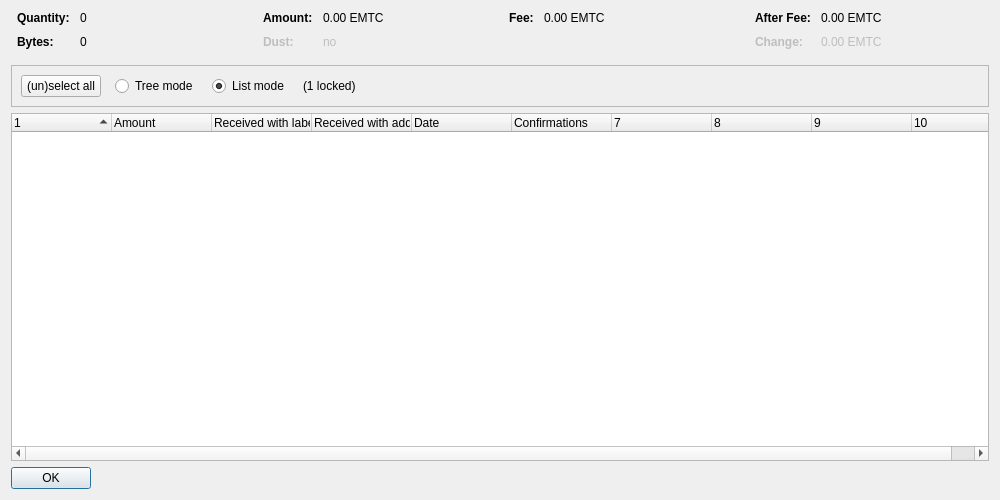
<?xml version="1.0" encoding="UTF-8"?>
<ui version="4.0">
 <class>CoinControlDialog</class>
 <widget class="QDialog" name="CoinControlDialog">
  <property name="geometry">
   <rect>
    <x>0</x>
    <y>0</y>
    <width>1000</width>
    <height>500</height>
   </rect>
  </property>
  <property name="windowTitle">
   <string>Coin Selection</string>
  </property>
  <layout class="QVBoxLayout" name="verticalLayout">
   <item>
    <layout class="QHBoxLayout" name="horizontalLayoutTop" stretch="0,0,0,0">
     <property name="topMargin">
      <number>0</number>
     </property>
     <property name="bottomMargin">
      <number>10</number>
     </property>
     <item>
      <layout class="QFormLayout" name="formLayoutCoinControl1">
       <property name="horizontalSpacing">
        <number>10</number>
       </property>
       <property name="verticalSpacing">
        <number>10</number>
       </property>
       <property name="leftMargin">
        <number>6</number>
       </property>
       <property name="rightMargin">
        <number>6</number>
       </property>
       <item row="0" column="0">
        <widget class="QLabel" name="labelCoinControlQuantityText">
         <property name="font">
          <font>
           <weight>75</weight>
           <bold>true</bold>
          </font>
         </property>
         <property name="text">
          <string>Quantity:</string>
         </property>
        </widget>
       </item>
       <item row="0" column="1">
        <widget class="QLabel" name="labelCoinControlQuantity">
         <property name="cursor">
          <cursorShape>IBeamCursor</cursorShape>
         </property>
         <property name="contextMenuPolicy">
          <enum>Qt::ActionsContextMenu</enum>
         </property>
         <property name="text">
          <string notr="true">0</string>
         </property>
         <property name="textInteractionFlags">
          <set>Qt::LinksAccessibleByMouse|Qt::TextSelectableByKeyboard|Qt::TextSelectableByMouse</set>
         </property>
        </widget>
       </item>
       <item row="1" column="0">
        <widget class="QLabel" name="labelCoinControlBytesText">
         <property name="font">
          <font>
           <weight>75</weight>
           <bold>true</bold>
          </font>
         </property>
         <property name="text">
          <string>Bytes:</string>
         </property>
        </widget>
       </item>
       <item row="1" column="1">
        <widget class="QLabel" name="labelCoinControlBytes">
         <property name="cursor">
          <cursorShape>IBeamCursor</cursorShape>
         </property>
         <property name="contextMenuPolicy">
          <enum>Qt::ActionsContextMenu</enum>
         </property>
         <property name="text">
          <string notr="true">0</string>
         </property>
         <property name="textInteractionFlags">
          <set>Qt::LinksAccessibleByMouse|Qt::TextSelectableByKeyboard|Qt::TextSelectableByMouse</set>
         </property>
        </widget>
       </item>
      </layout>
     </item>
     <item>
      <layout class="QFormLayout" name="formLayoutCoinControl2">
       <property name="horizontalSpacing">
        <number>10</number>
       </property>
       <property name="verticalSpacing">
        <number>10</number>
       </property>
       <property name="leftMargin">
        <number>6</number>
       </property>
       <property name="rightMargin">
        <number>6</number>
       </property>
       <item row="0" column="0">
        <widget class="QLabel" name="labelCoinControlAmountText">
         <property name="font">
          <font>
           <weight>75</weight>
           <bold>true</bold>
          </font>
         </property>
         <property name="text">
          <string>Amount:</string>
         </property>
        </widget>
       </item>
       <item row="0" column="1">
        <widget class="QLabel" name="labelCoinControlAmount">
         <property name="cursor">
          <cursorShape>IBeamCursor</cursorShape>
         </property>
         <property name="contextMenuPolicy">
          <enum>Qt::ActionsContextMenu</enum>
         </property>
         <property name="text">
          <string notr="true">0.00 EMTC</string>
         </property>
         <property name="textInteractionFlags">
          <set>Qt::LinksAccessibleByMouse|Qt::TextSelectableByKeyboard|Qt::TextSelectableByMouse</set>
         </property>
        </widget>
       </item>
       <item row="1" column="0">
        <widget class="QLabel" name="labelCoinControlLowOutputText">
         <property name="enabled">
          <bool>false</bool>
         </property>
         <property name="font">
          <font>
           <weight>75</weight>
           <bold>true</bold>
          </font>
         </property>
         <property name="text">
          <string>Dust:</string>
         </property>
        </widget>
       </item>
       <item row="1" column="1">
        <widget class="QLabel" name="labelCoinControlLowOutput">
         <property name="enabled">
          <bool>false</bool>
         </property>
         <property name="cursor">
          <cursorShape>IBeamCursor</cursorShape>
         </property>
         <property name="contextMenuPolicy">
          <enum>Qt::ActionsContextMenu</enum>
         </property>
         <property name="text">
          <string notr="true">no</string>
         </property>
         <property name="textInteractionFlags">
          <set>Qt::LinksAccessibleByMouse|Qt::TextSelectableByKeyboard|Qt::TextSelectableByMouse</set>
         </property>
        </widget>
       </item>
      </layout>
     </item>
     <item>
      <layout class="QFormLayout" name="formLayoutCoinControl3">
       <property name="horizontalSpacing">
        <number>10</number>
       </property>
       <property name="verticalSpacing">
        <number>10</number>
       </property>
       <property name="leftMargin">
        <number>6</number>
       </property>
       <property name="rightMargin">
        <number>6</number>
       </property>
       <item row="0" column="0">
        <widget class="QLabel" name="labelCoinControlFeeText">
         <property name="font">
          <font>
           <weight>75</weight>
           <bold>true</bold>
          </font>
         </property>
         <property name="text">
          <string>Fee:</string>
         </property>
        </widget>
       </item>
       <item row="0" column="1">
        <widget class="QLabel" name="labelCoinControlFee">
         <property name="cursor">
          <cursorShape>IBeamCursor</cursorShape>
         </property>
         <property name="contextMenuPolicy">
          <enum>Qt::ActionsContextMenu</enum>
         </property>
         <property name="text">
          <string notr="true">0.00 EMTC</string>
         </property>
         <property name="textInteractionFlags">
          <set>Qt::LinksAccessibleByMouse|Qt::TextSelectableByKeyboard|Qt::TextSelectableByMouse</set>
         </property>
        </widget>
       </item>
      </layout>
     </item>
     <item>
      <layout class="QFormLayout" name="formLayoutCoinControl4">
       <property name="horizontalSpacing">
        <number>10</number>
       </property>
       <property name="verticalSpacing">
        <number>10</number>
       </property>
       <property name="leftMargin">
        <number>6</number>
       </property>
       <property name="rightMargin">
        <number>6</number>
       </property>
       <item row="0" column="0">
        <widget class="QLabel" name="labelCoinControlAfterFeeText">
         <property name="font">
          <font>
           <weight>75</weight>
           <bold>true</bold>
          </font>
         </property>
         <property name="text">
          <string>After Fee:</string>
         </property>
        </widget>
       </item>
       <item row="0" column="1">
        <widget class="QLabel" name="labelCoinControlAfterFee">
         <property name="cursor">
          <cursorShape>IBeamCursor</cursorShape>
         </property>
         <property name="contextMenuPolicy">
          <enum>Qt::ActionsContextMenu</enum>
         </property>
         <property name="text">
          <string notr="true">0.00 EMTC</string>
         </property>
         <property name="textInteractionFlags">
          <set>Qt::LinksAccessibleByMouse|Qt::TextSelectableByKeyboard|Qt::TextSelectableByMouse</set>
         </property>
        </widget>
       </item>
       <item row="1" column="0">
        <widget class="QLabel" name="labelCoinControlChangeText">
         <property name="enabled">
          <bool>false</bool>
         </property>
         <property name="font">
          <font>
           <weight>75</weight>
           <bold>true</bold>
          </font>
         </property>
         <property name="text">
          <string>Change:</string>
         </property>
        </widget>
       </item>
       <item row="1" column="1">
        <widget class="QLabel" name="labelCoinControlChange">
         <property name="enabled">
          <bool>false</bool>
         </property>
         <property name="cursor">
          <cursorShape>IBeamCursor</cursorShape>
         </property>
         <property name="contextMenuPolicy">
          <enum>Qt::ActionsContextMenu</enum>
         </property>
         <property name="text">
          <string notr="true">0.00 EMTC</string>
         </property>
         <property name="textInteractionFlags">
          <set>Qt::LinksAccessibleByMouse|Qt::TextSelectableByKeyboard|Qt::TextSelectableByMouse</set>
         </property>
        </widget>
       </item>
      </layout>
     </item>
    </layout>
   </item>
   <item>
    <widget class="QFrame" name="frame">
     <property name="minimumSize">
      <size>
       <width>0</width>
       <height>40</height>
      </size>
     </property>
     <property name="frameShape">
      <enum>QFrame::StyledPanel</enum>
     </property>
     <property name="frameShadow">
      <enum>QFrame::Sunken</enum>
     </property>
     <layout class="QHBoxLayout" name="horizontalLayout">
      <item>
       <layout class="QHBoxLayout" name="horizontalLayoutPanel" stretch="0,0,0,0,0">
        <property name="spacing">
         <number>14</number>
        </property>
        <item>
         <widget class="QPushButton" name="pushButtonSelectAll">
          <property name="sizePolicy">
           <sizepolicy hsizetype="Maximum" vsizetype="Fixed">
            <horstretch>0</horstretch>
            <verstretch>0</verstretch>
           </sizepolicy>
          </property>
          <property name="text">
           <string>(un)select all</string>
          </property>
          <property name="autoDefault">
           <bool>false</bool>
          </property>
         </widget>
        </item>
        <item>
         <widget class="QRadioButton" name="radioTreeMode">
          <property name="sizePolicy">
           <sizepolicy hsizetype="Maximum" vsizetype="Fixed">
            <horstretch>0</horstretch>
            <verstretch>0</verstretch>
           </sizepolicy>
          </property>
          <property name="text">
           <string>Tree mode</string>
          </property>
         </widget>
        </item>
        <item>
         <widget class="QRadioButton" name="radioListMode">
          <property name="sizePolicy">
           <sizepolicy hsizetype="Maximum" vsizetype="Fixed">
            <horstretch>0</horstretch>
            <verstretch>0</verstretch>
           </sizepolicy>
          </property>
          <property name="text">
           <string>List mode</string>
          </property>
          <property name="checked">
           <bool>true</bool>
          </property>
         </widget>
        </item>
        <item>
         <widget class="QLabel" name="labelLocked">
          <property name="text">
           <string notr="true">(1 locked)</string>
          </property>
         </widget>
        </item>
        <item>
         <spacer name="horizontalSpacer">
          <property name="orientation">
           <enum>Qt::Horizontal</enum>
          </property>
          <property name="sizeHint" stdset="0">
           <size>
            <width>40</width>
            <height>20</height>
           </size>
          </property>
         </spacer>
        </item>
       </layout>
      </item>
     </layout>
    </widget>
   </item>
   <item>
    <widget class="CoinControlTreeWidget" name="treeWidget">
     <property name="contextMenuPolicy">
      <enum>Qt::CustomContextMenu</enum>
     </property>
     <property name="sortingEnabled">
      <bool>false</bool>
     </property>
     <property name="columnCount">
      <number>10</number>
     </property>
     <attribute name="headerShowSortIndicator" stdset="0">
      <bool>true</bool>
     </attribute>
     <attribute name="headerStretchLastSection">
      <bool>false</bool>
     </attribute>
     <column>
      <property name="text">
       <string/>
      </property>
     </column>
     <column>
      <property name="text">
       <string>Amount</string>
      </property>
     </column>
     <column>
      <property name="text">
       <string>Received with label</string>
      </property>
     </column>
     <column>
      <property name="text">
       <string>Received with address</string>
      </property>
     </column>
     <column>
      <property name="text">
       <string>Date</string>
      </property>
     </column>
     <column>
      <property name="text">
       <string>Confirmations</string>
      </property>
      <property name="toolTip">
       <string>Confirmed</string>
      </property>
     </column>
     <column>
      <property name="text">
       <string/>
      </property>
     </column>
     <column>
      <property name="text">
       <string/>
      </property>
     </column>
     <column>
      <property name="text">
       <string/>
      </property>
     </column>
     <column>
      <property name="text">
       <string/>
      </property>
     </column>
    </widget>
   </item>
   <item>
    <widget class="QDialogButtonBox" name="buttonBox">
     <property name="sizePolicy">
      <sizepolicy hsizetype="Maximum" vsizetype="Fixed">
       <horstretch>0</horstretch>
       <verstretch>0</verstretch>
      </sizepolicy>
     </property>
     <property name="orientation">
      <enum>Qt::Horizontal</enum>
     </property>
     <property name="standardButtons">
      <set>QDialogButtonBox::Ok</set>
     </property>
    </widget>
   </item>
  </layout>
 </widget>
 <customwidgets>
  <customwidget>
   <class>CoinControlTreeWidget</class>
   <extends>QTreeWidget</extends>
   <header>coincontroltreewidget.h</header>
  </customwidget>
 </customwidgets>
 <resources/>
 <connections/>
</ui>
